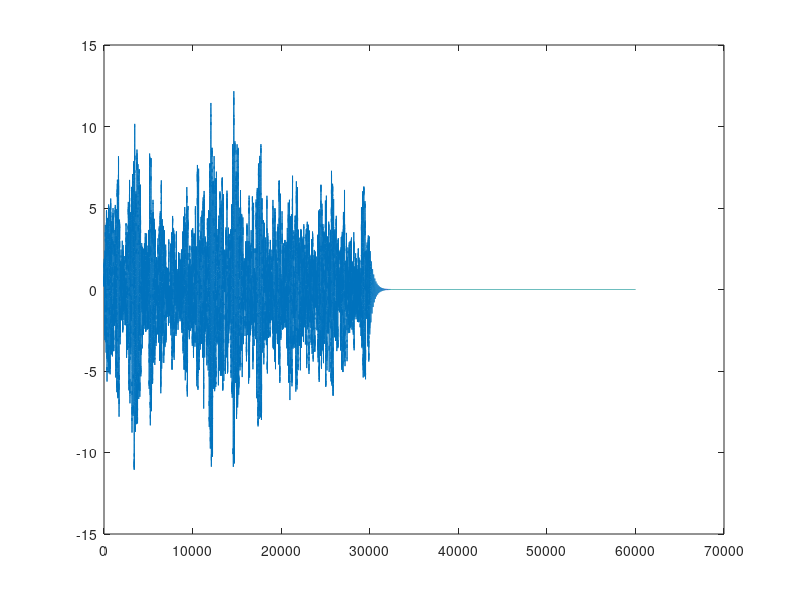

Write the MATLAB code that produced this figure. (Note: this script raises an error after producing the figure.)
fs = 10000;
t = 0 : 1 / fs : 3;
y = (rand(length(t), 1) - 0.5) * 1;

%%plot_fft(y, fs);

samplesT = length(y);
NFFT = 2^nextpow2(samplesT); % Next power of 2 from length of y
Y = fft(y, NFFT)/samplesT;
f = fs/2*linspace(0,1,NFFT/2+1);

a = 25;
b = 500;
h = exp(- a * t) .* cos(b * t);

plot(conv(y, h));
%plot(t, h);
%plot(y);
player = audioplayer(conv(y, h), fs);
play(player);